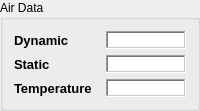
        <widget class="QGroupBox" name="sensorBiases_groupBox_3">
         <property name="minimumSize">
          <size>
           <width>0</width>
           <height>0</height>
          </size>
         </property>
         <property name="maximumSize">
          <size>
           <width>132123</width>
           <height>123123</height>
          </size>
         </property>
         <property name="title">
          <string>Air Data</string>
         </property>
         <layout class="QGridLayout" name="gridLayout_21">
          <item row="0" column="0">
           <layout class="QGridLayout" name="gridLayout_11">
            <item row="0" column="0">
             <widget class="QLabel" name="label_56">
              <property name="minimumSize">
               <size>
                <width>0</width>
                <height>0</height>
               </size>
              </property>
              <property name="maximumSize">
               <size>
                <width>16777215</width>
                <height>16777215</height>
               </size>
              </property>
              <property name="font">
               <font>
                <pointsize>10</pointsize>
                <weight>75</weight>
                <bold>true</bold>
               </font>
              </property>
              <property name="text">
               <string>Dynamic</string>
              </property>
             </widget>
            </item>
            <item row="0" column="1">
             <widget class="QTextEdit" name="ed_dynamic">
              <property name="minimumSize">
               <size>
                <width>60</width>
                <height>18</height>
               </size>
              </property>
              <property name="maximumSize">
               <size>
                <width>80</width>
                <height>18</height>
               </size>
              </property>
              <property name="font">
               <font>
                <pointsize>10</pointsize>
               </font>
              </property>
              <property name="frameShape">
               <enum>QFrame::WinPanel</enum>
              </property>
              <property name="verticalScrollBarPolicy">
               <enum>Qt::ScrollBarAlwaysOff</enum>
              </property>
              <property name="horizontalScrollBarPolicy">
               <enum>Qt::ScrollBarAlwaysOff</enum>
              </property>
              <property name="readOnly">
               <bool>true</bool>
              </property>
             </widget>
            </item>
            <item row="1" column="0">
             <widget class="QLabel" name="label_58">
              <property name="minimumSize">
               <size>
                <width>0</width>
                <height>0</height>
               </size>
              </property>
              <property name="maximumSize">
               <size>
                <width>16777215</width>
                <height>16777215</height>
               </size>
              </property>
              <property name="font">
               <font>
                <pointsize>10</pointsize>
                <weight>75</weight>
                <bold>true</bold>
               </font>
              </property>
              <property name="text">
               <string>Static</string>
              </property>
             </widget>
            </item>
            <item row="1" column="1">
             <widget class="QTextEdit" name="ed_static">
              <property name="minimumSize">
               <size>
                <width>60</width>
                <height>18</height>
               </size>
              </property>
              <property name="maximumSize">
               <size>
                <width>80</width>
                <height>18</height>
               </size>
              </property>
              <property name="font">
               <font>
                <pointsize>10</pointsize>
               </font>
              </property>
              <property name="frameShape">
               <enum>QFrame::WinPanel</enum>
              </property>
              <property name="verticalScrollBarPolicy">
               <enum>Qt::ScrollBarAlwaysOff</enum>
              </property>
              <property name="horizontalScrollBarPolicy">
               <enum>Qt::ScrollBarAlwaysOff</enum>
              </property>
              <property name="readOnly">
               <bool>true</bool>
              </property>
             </widget>
            </item>
            <item row="2" column="0">
             <widget class="QLabel" name="label_60">
              <property name="minimumSize">
               <size>
                <width>0</width>
                <height>0</height>
               </size>
              </property>
              <property name="maximumSize">
               <size>
                <width>16777215</width>
                <height>16777215</height>
               </size>
              </property>
              <property name="font">
               <font>
                <pointsize>10</pointsize>
                <weight>75</weight>
                <bold>true</bold>
               </font>
              </property>
              <property name="text">
               <string>Temperature</string>
              </property>
             </widget>
            </item>
            <item row="2" column="1">
             <widget class="QTextEdit" name="ed_temp">
              <property name="minimumSize">
               <size>
                <width>60</width>
                <height>18</height>
               </size>
              </property>
              <property name="maximumSize">
               <size>
                <width>80</width>
                <height>18</height>
               </size>
              </property>
              <property name="font">
               <font>
                <pointsize>10</pointsize>
               </font>
              </property>
              <property name="frameShape">
               <enum>QFrame::WinPanel</enum>
              </property>
              <property name="verticalScrollBarPolicy">
               <enum>Qt::ScrollBarAlwaysOff</enum>
              </property>
              <property name="horizontalScrollBarPolicy">
               <enum>Qt::ScrollBarAlwaysOff</enum>
              </property>
              <property name="readOnly">
               <bool>true</bool>
              </property>
             </widget>
            </item>
           </layout>
          </item>
         </layout>
        </widget>
